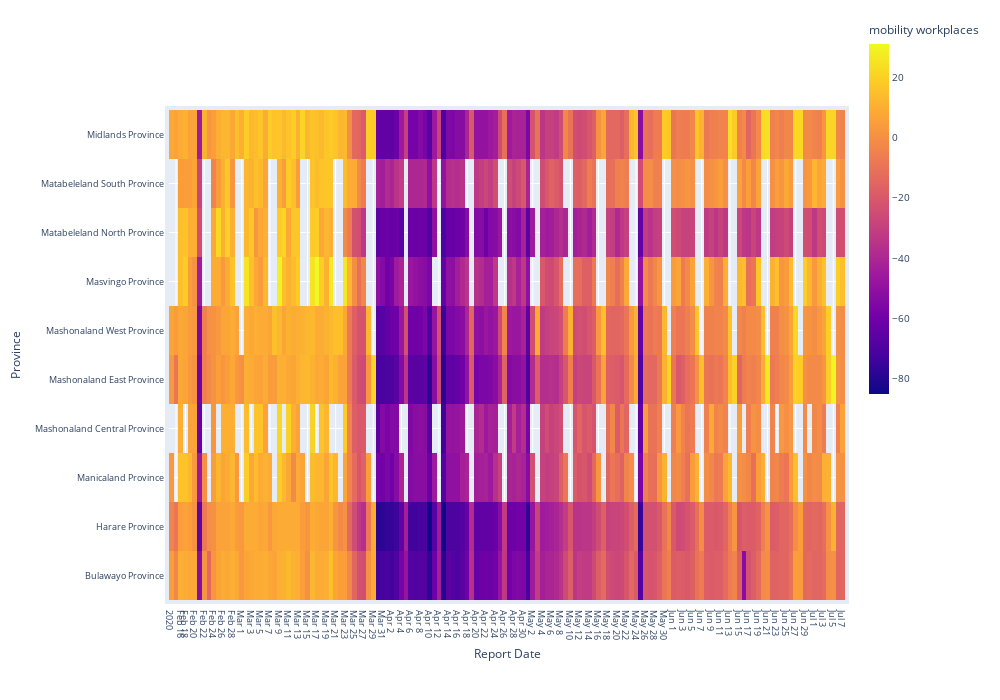

Notebook source saved alongside this figure:
### Code cell
fig = go.Figure(data=go.Heatmap(
        z=zimmobility['workplaces'],
        x=zimmobility['date'],
        y=zimmobility['region1'],       
        colorscale='plasma',
        colorbar=dict(thickness=20,lenmode='fraction',len=0.8,
                      tickcolor='black',tickfont=dict(size=10),y=0.8,
                     title='mobility workplaces')
))

fig.update_layout(
    #title='Heat Map, Mobility in Zimbabwe, '+min_date+' to '+max_date, 
    titlefont=dict(size=14),
    yaxis_nticks=len(zimmobility['region1'].unique()),
    xaxis_nticks=len(zimmobility['date'].unique()),
    width=1000,
    height=700,
    yaxis=dict(title_text="Province", titlefont=dict(size=12),tickfont=dict(size=9)),
    xaxis=dict(title_text="Report Date",titlefont=dict(size=12),tickfont=dict(size=9)),
    margin=dict(l=50, r=50, b=100, t=100,pad=4)
)

fig.show()

### Figure 1 — Plotly figure (JSON) as saved in the notebook; plotly's stock layout.template omitted (floating-point values rounded to 4 significant figures; data arrays with more than 128 entries replaced by an {"elided": "..."} marker saying what was removed)
{"data": [{"colorbar": {"len": 0.8, "lenmode": "fraction", "thickness": 20, "tickcolor": "black", "tickfont": {"size": 10}, "title": {"text": "mobility workplaces"}, "y": 0.8}, "colorscale": [[0, "#0d0887"], [0.1111, "#46039f"], [0.2222, "#7201a8"], [0.3333, "#9c179e"], [0.4444, "#bd3786"], [0.5556, "#d8576b"], [0.6667, "#ed7953"], [0.7778, "#fb9f3a"], [0.8889, "#fdca26"], [1, "#f0f921"]], "type": "heatmap", "x": {"elided": "1388 str values"}, "y": {"elided": "1388 str values"}, "z": {"elided": "1388 int values"}}], "layout": {"height": 700, "margin": {"b": 100, "l": 50, "pad": 4, "r": 50, "t": 100}, "title": {"font": {"size": 14}}, "width": 1000, "xaxis": {"nticks": 144, "tickfont": {"size": 9}, "title": {"font": {"size": 12}, "text": "Report Date"}}, "yaxis": {"nticks": 11, "tickfont": {"size": 9}, "title": {"font": {"size": 12}, "text": "Province"}}}}
